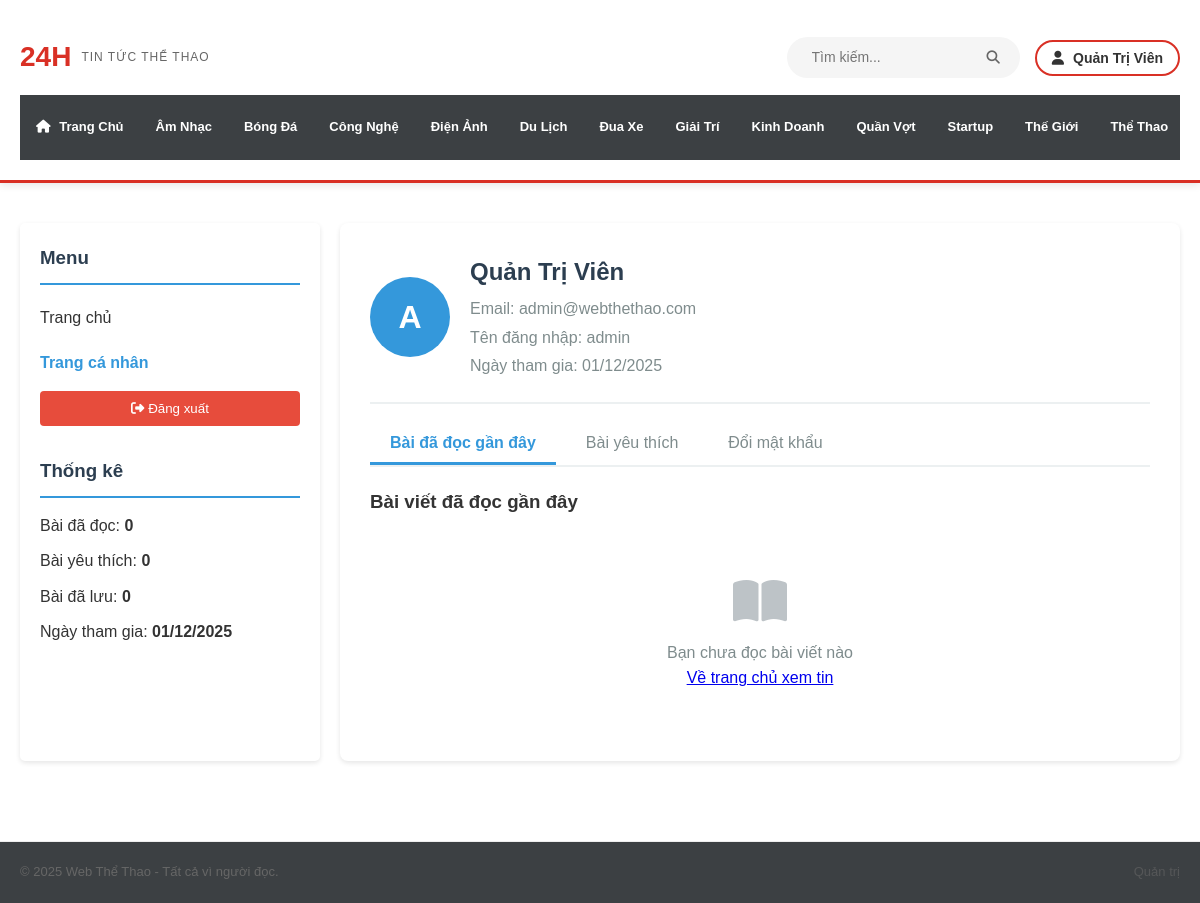
Screenshot of /indexuser.php (signed in) with the database file from the repository.
### tables this page shows
CREATE TABLE `categories` (
  `category_id` int(11) NOT NULL AUTO_INCREMENT PRIMARY KEY,
  `name` varchar(100) NOT NULL,
  `slug` varchar(120) UNIQUE NOT NULL,
  `parent_id` int(11) DEFAULT NULL
);

### dbuser.php (called while the page is built, shortened)
<?php
class dbuser {
    private $host = "localhost";
    private $username = "root";
    private $password = "";
    private $database = "webthethao";
    protected $conn;
    private function connect() {
        $this->conn = new mysqli($this->host, $this->username, $this->password, $this->database);
        $this->conn->set_charset("utf8mb4");
    }
    public function layTatCaChuyenMuc() {
        $sql = "SELECT category_id, name, slug, parent_id FROM categories ORDER BY name ASC";
        $result = $this->conn->query($sql);
        return $result->fetch_all(MYSQLI_ASSOC);
    }
    public function isLoggedIn() {
        if (isset($_SESSION['user_logged_in']) && $_SESSION['user_logged_in'] === true) {
            return true;
        }
        return false;
    }
    public function getCurrentUser() {
        if ($this->isLoggedIn()) {
            return [
                'user_id' => $_SESSION['user_id'],
                'username' => $_SESSION['username'],
                'display_name' => $_SESSION['display_name'],
                'role' => $_SESSION['role'],
                'email' => $_SESSION['email']
            ];
        }
        return null;
    }
    public function demBaiDaDoc($user_id) {
        $sql = "SELECT COUNT(*) as total FROM article_views WHERE user_id = $user_id";
        $result = $this->conn->query($sql);
        $row = $result->fetch_assoc();
        return $row['total'];
    }
    public function demBaiYeuThich($user_id) {
        $sql = "SELECT COUNT(*) as total FROM article_likes WHERE user_id = $user_id";
        $result = $this->conn->query($sql);
        $row = $result->fetch_assoc();
        return $row['total'];
    }
    public function demBaiDaLuu($user_id) {
        $sql = "SELECT COUNT(*) as total FROM article_saves WHERE user_id = $user_id";
        $result = $this->conn->query($sql);
        $row = $result->fetch_assoc();
        return $row['total'];
    }
    public function layBaiDaDoc($user_id, $limit = 10) {
        $sql = "SELECT a.*, c.name as category_name, v.viewed_at
                FROM article_views AS v
                JOIN articles AS a ON v.article_id = a.article_id
                LEFT JOIN categories AS c ON a.category_id = c.category_id
                WHERE v.user_id = $user_id
                ORDER BY v.viewed_at DESC
                LIMIT $limit";
        $result = $this->conn->query($sql);
        return $result->fetch_all(MYSQLI_ASSOC);
    }
}
?>

### indexuser.php (the view, shortened to what this page needs)
<?php
require_once "dbuser.php";
$db = new dbuser();
$currentUser = $db->getCurrentUser();
$soBaiDaDoc = $db->demBaiDaDoc($currentUser['user_id']);
$soBaiYeuThich = $db->demBaiYeuThich($currentUser['user_id']);
$soBaiDaLuu = $db->demBaiDaLuu($currentUser['user_id']);
$danhSachBaiDaDoc = $db->layBaiDaDoc($currentUser['user_id'], 10);
$danhMuc = $db->layTatCaChuyenMuc();
?>
<!DOCTYPE html>
<html lang="vi">
<head>
    <link rel="stylesheet" href="style.css?v=<?php echo time(); ?>">
    <link rel="stylesheet" href="https://cdnjs.cloudflare.com/ajax/libs/font-awesome/6.5.2/css/all.min.css">
</head>
<body>
    <header class="site-header">
        <div class="container">
            <div class="header-content">
                <div class="header-top">
                    <div class="site-logo">
                        <a href="index.php">
                            <h1> 24H</h1>
                            <span>Tin Tức Thể Thao</span>
                        </a>
                    </div>
                    <div class="header-actions">
                        <form action="index.php" method="get" class="search-form">
                            <input type="text" name="q" placeholder="Tìm kiếm...">
                            <button type="submit"><i class="fa fa-search"></i></button>
                        </form>
                        <div class="user-links">
                            <?php
                            if ($currentUser['display_name']) {
                                $ten_hien_thi = $currentUser['display_name'];
                            } else {
                                $ten_hien_thi = $currentUser['username'];
                            }
                            ?>
                            <a href="indexuser.php"><i class="fa fa-user"></i> <?php echo $ten_hien_thi; ?></a>
                        </div>
                    </div>
                </div>
                <nav class="main-navigation">
                    <ul>
                        <li><a href="index.php"><i class="fa fa-home"></i> Trang Chủ</a></li>
                        <?php foreach($danhMuc as $dm) { ?>
                        <li><a href="category.php?slug=<?php echo $dm['slug']; ?>"><?php echo $dm['name']; ?></a></li>
                        <?php } ?>
                    </ul>
                </nav>
            </div>
        </div>
    </header>
    <main>
        <div class="container">
            <div class="two-column" style="margin-top: 20px;">
                <aside class="sidebar">
                    <h3>Menu</h3>
                    <ul>
                        <li><a href="index.php"> Trang chủ</a></li>
                        <li><a href="indexuser.php" style="color: #3498db; font-weight: bold;"> Trang cá nhân</a></li>
                        <li>
                            <form method="POST" style="margin-top: 10px;">
                                <button type="submit" name="logout" class="btn-logout" style="width: 100%;" onclick="return confirm('Bạn có chắc muốn đăng xuất?')">
                                    <i class="fa fa-sign-out-alt"></i> Đăng xuất
                                </button>
                            </form>
                        </li>
                    </ul>
                    <h3 style="margin-top: 30px;">Thống kê</h3>
                    <ul>
                        <li> Bài đã đọc: <strong><?php echo $soBaiDaDoc; ?></strong></li>
                        <li> Bài yêu thích: <strong><?php echo $soBaiYeuThich; ?></strong></li>
                        <li> Bài đã lưu: <strong><?php echo $soBaiDaLuu; ?></strong></li>
                        <li> Ngày tham gia: <strong><?php
                        if (isset($currentUser['created_at'])) {
                            echo date('d/m/Y', strtotime($currentUser['created_at']));
                        } else {
                            echo date('d/m/Y');
                        }
                        ?></strong></li>
                    </ul>
                </aside>
                <div class="content">
                    <div class="user-profile">
                        <div class="user-info">
                            <div class="user-avatar"><?php echo strtoupper(substr($currentUser['username'], 0, 1)); ?></div>
                            <div class="user-details">
                                <?php
                                if ($currentUser['display_name']) {
                                    $ten_hien_thi = $currentUser['display_name'];
                                } else {
                                    $ten_hien_thi = $currentUser['username'];
                                }
                                ?>
                                <h2><?php echo $ten_hien_thi; ?></h2>
                                <p> Email: <?php
                                if (isset($currentUser['email'])) {
                                    echo $currentUser['email'];
                                } else {
                                    echo 'Chưa cập nhật';
                                }
                                ?></p>
                                <p> Tên đăng nhập: <?php echo $currentUser['username']; ?></p>
                                <p> Ngày tham gia: <?php
                                if (isset($currentUser['created_at'])) {
                                    echo date('d/m/Y', strtotime($currentUser['created_at']));
                                } else {
                                    echo date('d/m/Y');
                                }
                                ?></p>
                            </div>
                        </div>
                        <div class="user-tabs">
                            <button class="tab-button active" onclick="showTab( this)">Bài đã đọc gần đây</button>
                            <button class="tab-button" onclick="showTab(this)">Bài yêu thích</button>
                            <button class="tab-button" onclick="showTab(this)">Đổi mật khẩu</button>
                        </div>
                        <div id="recent" class="tab-content active">
                            <h3 style="margin-bottom: 20px;">Bài viết đã đọc gần đây</h3>
                            <?php if(count($danhSachBaiDaDoc) > 0) { ?>
                                <?php foreach($danhSachBaiDaDoc as $bai) { ?>
                                <div class="article-card" style="margin-bottom: 15px;">
                                    <img src="<?php echo $bai['image_url']; ?>" alt="<?php echo $bai['title']; ?>">
                                    <div class="article-content">
                                        <h3>
                                            <a href="article.php?slug=<?php echo $bai['slug']; ?>">
                                                <?php echo $bai['title']; ?>
                                            </a>
                                        </h3>
                                        <div class="meta">
                                            <span> <?php echo $bai['category_name']; ?></span> |
                                            <span> Đọc lúc: <?php echo date('d/m/Y H:i', strtotime($bai['viewed_at'])); ?></span>
                                        </div>
                                        <p><?php echo substr($bai['summary'], 0, 100); ?>...</p>
                                        <a href="article.php?slug=<?php echo $bai['slug']; ?>" class="read-more">Đọc lại →</a>
                                    </div>
                                </div>
                                <?php } ?>
                            <?php } else { ?>
                            <div class="empty-message">
                                <i class="fa fa-book-open"></i>
                                <p>Bạn chưa đọc bài viết nào</p>
                                <a href="index.php">Về trang chủ xem tin</a>
                            </div>
                            <?php } ?>
                        </div>
                    </div>
                </div>
            </div>
        </div>
    </main>
    <footer style="margin-top:40px;padding:20px 0;border-top:1px solid #eee;color:#666;font-size:13px">
        <div class="container" style="display:flex;justify-content:space-between;align-items:center">
            <div>© 2025 Web Thể Thao - Tất cả vì người đọc.</div>
            <div style="opacity:.6">
                <a href="admin/login.php" title="Đăng nhập quản trị" style="color:#666;text-decoration:none">Quản trị</a>
            </div>
        </div>
    </footer>
</body>
</html>

### style.css (style rules this page uses)
* { margin: 0; padding: 0; box-sizing: border-box; }
html { height: 100%; }
body { font-family: Arial, sans-serif; line-height: 1.6; color: #333; background-color: #ffffff; display: flex; flex-direction: column; min-height: 100vh; }
main { flex: 1 0 auto; }
footer { flex-shrink: 0; }
.container { max-width: 1200px; margin: 0 auto; padding: 0 20px; }
header { background-color: #ffffff; color: #333; padding: 20px 0; box-shadow: 0 2px 5px rgba(0,0,0,0.1); }
header h1 { font-size: 28px; margin-bottom: 10px; }
nav { background-color: #34495e; padding: 10px 0; }
nav ul { list-style: none; display: flex; gap: 20px; }
nav ul li a { color: white; text-decoration: none; padding: 8px 15px; display: block; border-radius: 4px; transition: background-color 0.3s; }
main { margin: 20px 0; }
.sidebar { background-color: white; padding: 20px; border-radius: 5px; box-shadow: 0 2px 5px rgba(0,0,0,0.1); margin-bottom: 20px; }
.sidebar h3 { color: #2c3e50; margin-bottom: 15px; padding-bottom: 10px; border-bottom: 2px solid #3498db; }
.sidebar ul { list-style: none; }
.sidebar ul li { margin-bottom: 10px; }
.sidebar ul li a { color: #333; text-decoration: none; display: block; padding: 5px 0; transition: color 0.3s; }
footer { background-color: #3c4043; color: #e8eaed; text-align: center; padding: 25px 0; margin-top: 40px; border-top: 3px solid #d93025; }
footer a { color: #aecbfa; text-decoration: none; }
.two-column { display: grid; grid-template-columns: 300px 1fr; gap: 20px; }
.site-header { background-color: #ffffff; box-shadow: 0 2px 8px rgba(0,0,0,0.1); position: sticky; top: 0; z-index: 1000; border-bottom: 3px solid #d93025; }
.header-content { display: flex; flex-direction: column; padding: 15px 0 0 0; gap: 0; }
.header-top { display: flex; justify-content: space-between; align-items: center; padding-bottom: 15px; }
.site-logo a { text-decoration: none; display: flex; align-items: center; gap: 10px; }
.site-logo h1 { font-size: 28px; color: #d93025; margin: 0; font-weight: bold; }
.site-logo span { font-size: 12px; color: #666; text-transform: uppercase; letter-spacing: 1px; }
.header-actions { display: flex; align-items: center; gap: 15px; }
.search-form { display: flex; align-items: center; background-color: #f5f5f5; border-radius: 25px; padding: 8px 15px; transition: all 0.3s; }
.search-form input { border: none; background: transparent; outline: none; padding: 0 10px; font-size: 14px; width: 180px; }
.search-form button { border: none; background: transparent; color: #666; cursor: pointer; padding: 5px; transition: color 0.3s; }
.user-links a { color: #333; text-decoration: none; font-size: 14px; font-weight: 600; padding: 8px 15px; border-radius: 20px; border: 2px solid #d93025; transition: all 0.3s; white-space: nowrap; }
.user-links a i { margin-right: 5px; }
.main-navigation { background-color: #3c4043; width: 100%; overflow-x: auto; }
.main-navigation ul { list-style: none; display: flex; gap: 0; margin: 0; padding: 0; flex-wrap: nowrap; }
.main-navigation li { flex-shrink: 0; }
.main-navigation li a { display: block; padding: 12px 16px; color: #fff; text-decoration: none; font-weight: 600; font-size: 13px; transition: all 0.3s; text-transform: capitalize; white-space: nowrap; }
.main-navigation li a i { margin-right: 5px; }

### rows the page displays
categories: name "Âm Nhạc"
categories: name "Bóng Đá"
categories: name "Công Nghệ"
categories: name "Điện Ảnh"
categories: name "Du Lịch"
categories: name "Đua Xe"
categories: name "Giải Trí"
categories: name "Kinh Doanh"
categories: name "Quần Vợt"
categories: name "Startup"
categories: name "Thế Giới"
categories: name "Thể Thao"

### other values shown
$ten_hien_thi "Quản Trị Viên"
$soBaiDaDoc "0"
$soBaiYeuThich "0"
$soBaiDaLuu "0"
substr($currentUser['username'], 0, 1) "A"
$currentUser['email'] "admin@webthethao.com"
$currentUser['username'] "admin"
